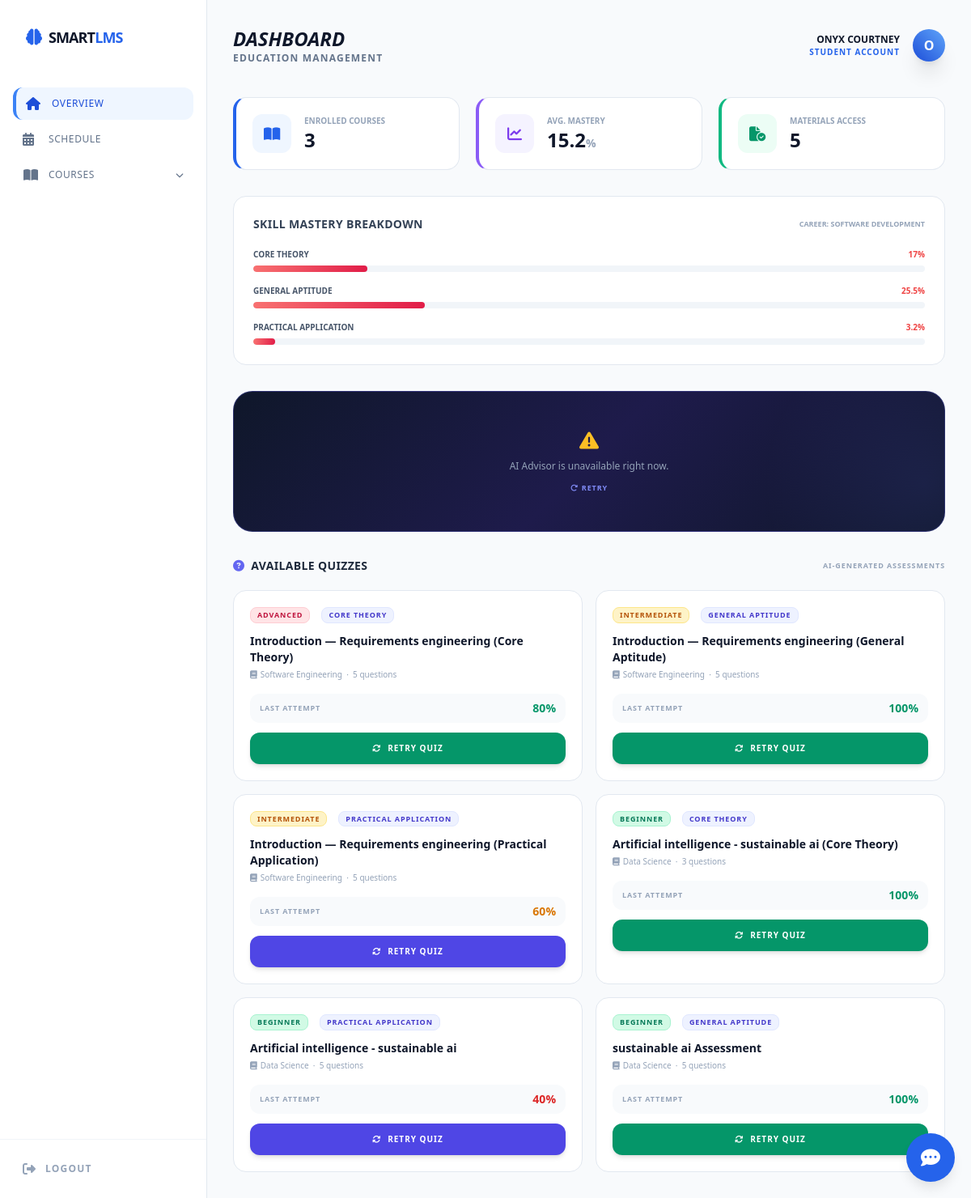
The app's page /y.php (signed in) with its own data.
### tables this page shows
CREATE TABLE `users` (
  `id` int(11) NOT NULL,
  `full_name` varchar(100) NOT NULL,
  `email` varchar(100) NOT NULL,
  `admission_number` varchar(30) DEFAULT NULL,
  `password` varchar(255) NOT NULL,
  `role` enum('student','lecturer','admin','financial_accountant','boarding_master','hr_manager') NOT NULL DEFAULT 'student',
  `course_id` int(11) DEFAULT NULL,
  `career_path` varchar(100) DEFAULT 'General Software Engineering',
  `created_at` timestamp NOT NULL DEFAULT current_timestamp()
);

CREATE TABLE `student_mastery` (
  `id` int(11) NOT NULL,
  `student_id` int(11) DEFAULT NULL,
  `course_id` int(11) DEFAULT NULL,
  `skill_name` varchar(100) DEFAULT NULL,
  `mastery_level` decimal(5,2) DEFAULT 0.00,
  `last_updated` timestamp NOT NULL DEFAULT current_timestamp() ON UPDATE current_timestamp()
);

CREATE TABLE `quizzes` (
  `id` int(11) NOT NULL,
  `course_id` int(11) DEFAULT NULL,
  `unit_id` int(11) DEFAULT NULL,
  `material_id` int(11) DEFAULT NULL,
  `title` varchar(255) NOT NULL,
  `difficulty` enum('beginner','intermediate','advanced') DEFAULT 'beginner',
  `is_active` tinyint(1) DEFAULT 0,
  `skill_name` varchar(100) DEFAULT NULL,
  `topic` varchar(255) DEFAULT NULL,
  `created_by` int(11) DEFAULT NULL,
  `created_at` timestamp NOT NULL DEFAULT current_timestamp()
);

CREATE TABLE `courses` (
  `id` int(11) NOT NULL,
  `title` varchar(255) NOT NULL,
  `description` text DEFAULT NULL,
  `lecturer_id` int(11) DEFAULT NULL,
  `skill_category` varchar(100) DEFAULT NULL
);

### y.php (the view, shortened to what this page needs)
<?php
include 'config.php';
$user_id = $_SESSION['user_id'] ?? 0;
$enrolled_query = mysqli_query($conn, "SELECT courses.* FROM courses
    JOIN enrollments ON courses.id = enrollments.course_id
    WHERE enrollments.student_id = '$user_id'");
$enrolledCount = mysqli_num_rows($enrolled_query);
$mastery_query = mysqli_query($conn, "SELECT skill_name, mastery_level FROM student_mastery WHERE student_id = '$user_id'");
$masteryData = [];
while ($m = mysqli_fetch_assoc($mastery_query)) {
    $masteryData[] = $m;
}
$avgMastery = count($masteryData) > 0
    ? round(array_sum(array_column($masteryData, 'mastery_level')) / count($masteryData), 1)
    : 0;
$enrolled_ids_res = mysqli_query($conn, "SELECT course_id FROM enrollments WHERE student_id = '$user_id'");
$enrolled_ids = [];
while ($r = mysqli_fetch_assoc($enrolled_ids_res)) $enrolled_ids[] = intval($r['course_id']);
$totalMaterials = 0;
if (!empty($enrolled_ids)) {
    $ids_str = implode(',', $enrolled_ids);
    $matRes = mysqli_fetch_assoc(mysqli_query($conn, "SELECT COUNT(*) as total FROM materials WHERE course_id IN ($ids_str)"));
    $totalMaterials = $matRes['total'];
}
$studentInfo = mysqli_fetch_assoc(mysqli_query($conn, "SELECT career_path FROM users WHERE id = '$user_id'"));
$careerPath  = $studentInfo['career_path'] ?? 'General';
?>
<!DOCTYPE html>
<html lang="en">
<head>
    <script src="https://cdn.tailwindcss.com"></script>
    <link rel="stylesheet" href="https://cdnjs.cloudflare.com/ajax/libs/font-awesome/6.4.0/css/all.min.css">
</head>
<body class="bg-slate-50 text-slate-800 font-sans min-h-screen flex">
    <aside class="w-64 border-r border-slate-200 hidden md:flex flex-col bg-white sticky top-0 h-screen">
        <div class="p-8 flex items-center space-x-2">
            <i class="fa-solid fa-brain text-blue-600 text-xl"></i>
            <span class="text-slate-900 font-black tracking-tighter text-lg uppercase">Smart<span class="text-blue-600">LMS</span></span>
        </div>
        <nav class="flex-1 px-4 space-y-1 mt-4">
            <a href="javascript:void(0)" onclick="switchView('overview')" id="nav-overview" class="sidebar-active sidebar-item flex items-center space-x-3 p-3 rounded-xl transition-all">
                <i class="fa-solid fa-house w-5"></i> <span class="text-xs uppercase tracking-wider">Overview</span>
            </a>
            <a href="javascript:void(0)" onclick="switchView('schedule')" id="nav-schedule" class="sidebar-item flex items-center space-x-3 p-3 rounded-xl transition-all text-slate-500">
                <i class="fa-solid fa-calendar-days w-5"></i>
                <span class="text-xs uppercase tracking-wider">Schedule</span>
            </a>
            <div id="course-dropdown">
                <button onclick="toggleDropdown()" class="w-full sidebar-item flex items-center justify-between p-3 rounded-xl text-slate-500 transition-all">
                    <div class="flex items-center space-x-3">
                        <i class="fa-solid fa-book-open w-5"></i>
                        <span class="text-xs uppercase tracking-wider">Courses</span>
                    </div>
                    <i class="fa-solid fa-chevron-down text-[10px]" id="drop-icon"></i>
                </button>
            </div>
        </nav>
        <div class="p-4 border-t border-slate-100">
            <a href="javascript:void(0);" onclick="confirmLogout()" class="flex items-center space-x-3 p-3 rounded-xl text-slate-400 hover:text-red-600 hover:bg-red-50 transition-all">
                <i class="fa-solid fa-right-from-bracket"></i> <span class="text-xs font-bold uppercase tracking-widest">Logout</span>
            </a>
        </div>
    </aside>
    <main class="flex-1 p-8 overflow-y-auto">
        <header class="flex justify-between items-center mb-10">
            <div>
                <h1 id="page-title" class="text-2xl font-black text-slate-900 uppercase italic">Dashboard</h1>
                <p class="text-slate-500 text-xs font-bold uppercase tracking-widest">Education Management</p>
            </div>
            <div class="flex items-center space-x-4">
                <div class="text-right">
                    <p class="text-xs font-black text-slate-900 uppercase"><?php echo htmlspecialchars($_SESSION['user_name']); ?></p>
                    <p class="text-[10px] text-blue-600 font-bold uppercase tracking-widest">Student Account</p>
                </div>
                <div class="w-10 h-10 rounded-full bg-gradient-to-tr from-blue-700 to-blue-400 flex items-center justify-center font-bold text-white shadow-xl">
                    <?php echo substr($_SESSION['user_name'], 0, 1); ?>
                </div>
            </div>
        </header>
        <div id="view-overview" class="view-section active">
            <div class="grid grid-cols-1 sm:grid-cols-3 gap-5 mb-8">
                <div class="dashboard-card p-5 rounded-2xl border-l-4 border-l-blue-600 flex items-center space-x-4">
                    <div class="w-12 h-12 bg-blue-50 rounded-xl flex items-center justify-center">
                        <i class="fa-solid fa-book-open text-blue-600 text-lg"></i>
                    </div>
                    <div>
                        <p class="text-[10px] font-black text-slate-400 uppercase">Enrolled Courses</p>
                        <h3 class="text-2xl font-black text-slate-900"><?php echo $enrolledCount; ?></h3>
                    </div>
                </div>
                <div class="dashboard-card p-5 rounded-2xl border-l-4 border-l-violet-500 flex items-center space-x-4">
                    <div class="w-12 h-12 bg-violet-50 rounded-xl flex items-center justify-center">
                        <i class="fa-solid fa-chart-line text-violet-600 text-lg"></i>
                    </div>
                    <div>
                        <p class="text-[10px] font-black text-slate-400 uppercase">Avg. Mastery</p>
                        <h3 class="text-2xl font-black text-slate-900"><?php echo $avgMastery; ?><span class="text-sm text-slate-400">%</span></h3>
                    </div>
                </div>
                <div class="dashboard-card p-5 rounded-2xl border-l-4 border-l-emerald-500 flex items-center space-x-4">
                    <div class="w-12 h-12 bg-emerald-50 rounded-xl flex items-center justify-center">
                        <i class="fa-solid fa-file-circle-check text-emerald-600 text-lg"></i>
                    </div>
                    <div>
                        <p class="text-[10px] font-black text-slate-400 uppercase">Materials Access</p>
                        <h3 class="text-2xl font-black text-slate-900"><?php echo $totalMaterials; ?></h3>
                    </div>
                </div>
            </div>
            <?php if (!empty($masteryData)): ?>
            <div class="dashboard-card p-6 rounded-2xl mb-8">
                <div class="flex items-center justify-between mb-5">
                    <h4 class="font-black text-sm uppercase text-slate-700 tracking-wide">Skill Mastery Breakdown</h4>
                    <span class="text-[9px] font-black uppercase text-slate-400">Career: <?php echo htmlspecialchars($careerPath); ?></span>
                </div>
                <div class="space-y-4">
                    <?php foreach ($masteryData as $skill):
                        $level = floatval($skill['mastery_level']);
                        $colorClass = $level >= 70 ? 'from-emerald-400 to-emerald-600' : ($level >= 40 ? 'from-blue-400 to-indigo-600' : 'from-red-400 to-rose-600');
                    ?>
                    <div>
                        <div class="flex justify-between mb-1.5">
                            <span class="text-[10px] font-bold uppercase text-slate-600"><?php echo htmlspecialchars($skill['skill_name']); ?></span>
                            <span class="text-[10px] font-black <?php echo $level >= 70 ? 'text-emerald-600' : ($level >= 40 ? 'text-blue-600' : 'text-red-500'); ?>"><?php echo $level; ?>%</span>
                        </div>
                        <div class="h-2 bg-slate-100 rounded-full overflow-hidden">
                            <div class="h-full bg-gradient-to-r <?php echo $colorClass; ?> rounded-full transition-all duration-1000" style="width: <?php echo min(100, $level); ?>%"></div>
                        </div>
                    </div>
                    <?php endforeach; ?>
                </div>
            </div>
            <?php endif; ?>
            <div id="ai-panel" class="ai-panel rounded-3xl p-7 ai-loading">
                <div id="ai-error-state" class="hidden text-center py-4">
                    <i class="fa-solid fa-triangle-exclamation text-amber-400 text-2xl mb-2"></i>
                    <p class="text-slate-400 text-xs">AI Advisor is unavailable right now.</p>
                    <button onclick="loadAIAnalysis()" class="mt-3 text-[9px] font-black uppercase text-indigo-400 hover:text-indigo-300 tracking-widest">
                        <i class="fa-solid fa-rotate-right mr-1"></i>Retry
                    </button>
                </div>
            </div>
            <?php
            $quiz_query = null;
            if (!empty($enrolled_ids)) {
                $ids_for_quiz = implode(',', $enrolled_ids);
                $quiz_query = mysqli_query($conn,
                    "SELECT q.id, q.title, q.difficulty, q.skill_name, c.title as course_title,
                            COUNT(DISTINCT qu.id) as question_count,
                            (SELECT COUNT(*) FROM results r2
                             WHERE r2.quiz_id = q.id AND r2.student_id = $user_id) as my_attempts,
                            (SELECT r3.score FROM results r3
                             WHERE r3.quiz_id = q.id AND r3.student_id = $user_id
                             ORDER BY r3.id DESC LIMIT 1) as last_score,
                            (SELECT r4.action_taken FROM results r4
                             WHERE r4.quiz_id = q.id AND r4.student_id = $user_id
                             ORDER BY r4.id DESC LIMIT 1) as last_action
                     FROM quizzes q
                     JOIN courses c ON c.id = q.course_id
                     LEFT JOIN questions qu ON qu.quiz_id = q.id
                     WHERE q.course_id IN ($ids_for_quiz) AND q.is_active = 1
                     GROUP BY q.id
                     ORDER BY q.created_at DESC"
                );
            }
            $has_quizzes = $quiz_query && mysqli_num_rows($quiz_query) > 0;
            ?>
            <div class="mt-8">
                <div class="flex items-center justify-between mb-5">
                    <h4 class="font-black text-slate-800 text-sm uppercase tracking-wide">
                        <i class="fa-solid fa-circle-question text-indigo-500 mr-2"></i>Available Quizzes
                    </h4>
                    <span class="text-[9px] font-black uppercase text-slate-400 tracking-widest">AI-Generated Assessments</span>
                </div>
                <?php if ($has_quizzes): ?>
                <div class="grid grid-cols-1 md:grid-cols-2 gap-4">
                    <?php
                    $diffBadgeQ = [
                        'beginner'     => 'bg-emerald-100 text-emerald-700 border-emerald-200',
                        'intermediate' => 'bg-amber-100 text-amber-700 border-amber-200',
                        'advanced'     => 'bg-rose-100 text-rose-700 border-rose-200',
                    ];
                    while ($qz = mysqli_fetch_assoc($quiz_query)):
                        $myAttempts = intval($qz['my_attempts']);
                        $lastScore  = $qz['last_score'];
                        $lastAction = $qz['last_action'];
                        $btnLabel   = $myAttempts > 0 ? 'Retry Quiz' : 'Take Quiz';
                        $btnIcon    = $myAttempts > 0 ? 'fa-rotate' : 'fa-play';
                        $btnColor   = $lastAction === 'advance'
                                      ? 'bg-emerald-600 hover:bg-emerald-700'
                                      : 'bg-indigo-600 hover:bg-indigo-700';
                        $dBadge = $diffBadgeQ[$qz['difficulty']] ?? 'bg-slate-100 text-slate-600 border-slate-200';
                    ?>
                    <div class="dashboard-card p-5 rounded-2xl">
                        <div class="flex items-center space-x-2 mb-3 flex-wrap gap-1.5">
                            <span class="<?php echo $dBadge; ?> border text-[9px] font-black uppercase px-2 py-0.5 rounded-lg tracking-widest">
                                <?php echo ucfirst($qz['difficulty']); ?>
                            </span>
                            <?php if ($qz['skill_name']): ?>
                            <span class="bg-indigo-50 text-indigo-700 border border-indigo-100 text-[9px] font-black uppercase px-2 py-0.5 rounded-lg tracking-widest">
                                <?php echo htmlspecialchars($qz['skill_name']); ?>
                            </span>
                            <?php endif; ?>
                        </div>
                        <h5 class="font-extrabold text-slate-900 text-sm mb-1"><?php echo htmlspecialchars($qz['title']); ?></h5>
                        <p class="text-slate-400 text-[10px] mb-4">
                            <i class="fa-solid fa-book mr-1"></i><?php echo htmlspecialchars($qz['course_title']); ?>
                            &nbsp;·&nbsp; <?php echo intval($qz['question_count']); ?> questions
                        </p>
                        <?php if ($myAttempts > 0 && $lastScore !== null): ?>
                        <div class="flex items-center justify-between mb-3 bg-slate-50 rounded-xl px-3 py-2">
                            <span class="text-[9px] font-black uppercase text-slate-400 tracking-widest">Last attempt</span>
                            <span class="font-black text-sm <?php echo intval($lastScore)>=80?'text-emerald-600':(intval($lastScore)>=50?'text-amber-600':'text-red-600'); ?>">
                                <?php echo intval($lastScore); ?>%
                            </span>
                        </div>
                        <?php endif; ?>
                        <a href="student_quiz.php?quiz_id=<?php echo $qz['id']; ?>"
                           class="block text-center py-3 <?php echo $btnColor; ?> text-white font-black text-[10px] uppercase tracking-widest rounded-xl shadow-md transition-all active:scale-95">
                            <i class="fa-solid <?php echo $btnIcon; ?> mr-2"></i><?php echo $btnLabel; ?>
                        </a>
                    </div>
                    <?php endwhile; ?>
                </div>
                <?php endif; ?>
            </div>
        </div>
    </main>
    <div id="chatbot-container">
        <div id="chatbot-button" onclick="toggleChatbot()">
            <i class="fa-solid fa-comment-dots text-2xl"></i>
        </div>
    </div>
</body>
</html>

### records on screen
users: career_path "SOFTWARE DEVELOPMENT"
student_mastery: skill_name "CORE THEORY", mastery_level "17"
student_mastery: skill_name "GENERAL APTITUDE", mastery_level "25.5"
student_mastery: skill_name "PRACTICAL APPLICATION", mastery_level "3.2"
quizzes: difficulty "ADVANCED", skill_name "CORE THEORY", title "Introduction — Requirements engineering (Core Theory)", course.title "Software Engineering", question_count "5", lastScore "80", btnLabel "RETRY QUIZ"
quizzes: difficulty "INTERMEDIATE", skill_name "GENERAL APTITUDE", title "Introduction — Requirements engineering (General Aptitude)", course.title "Software Engineering", question_count "5", lastScore "100", btnLabel "RETRY QUIZ"
quizzes: difficulty "INTERMEDIATE", skill_name "PRACTICAL APPLICATION", title "Introduction — Requirements engineering (Practical Application)", course.title "Software Engineering", question_count "5", lastScore "60", btnLabel "RETRY QUIZ"
quizzes: difficulty "BEGINNER", skill_name "CORE THEORY", title "Artificial intelligence - sustainable ai (Core Theory)", course.title "Data Science", question_count "3", lastScore "100", btnLabel "RETRY QUIZ"
quizzes: difficulty "BEGINNER", skill_name "PRACTICAL APPLICATION", title "Artificial intelligence - sustainable ai", course.title "Data Science", question_count "5", lastScore "40", btnLabel "RETRY QUIZ"
quizzes: difficulty "BEGINNER", skill_name "GENERAL APTITUDE", title "sustainable ai Assessment", course.title "Data Science", question_count "5", lastScore "100", btnLabel "RETRY QUIZ"

### other values on screen
$_SESSION['user_name'] "ONYX COURTNEY"
substr($_SESSION['user_name'], 0, 1) "O"
$enrolledCount "3"
$avgMastery "15.2"
$totalMaterials "5"
